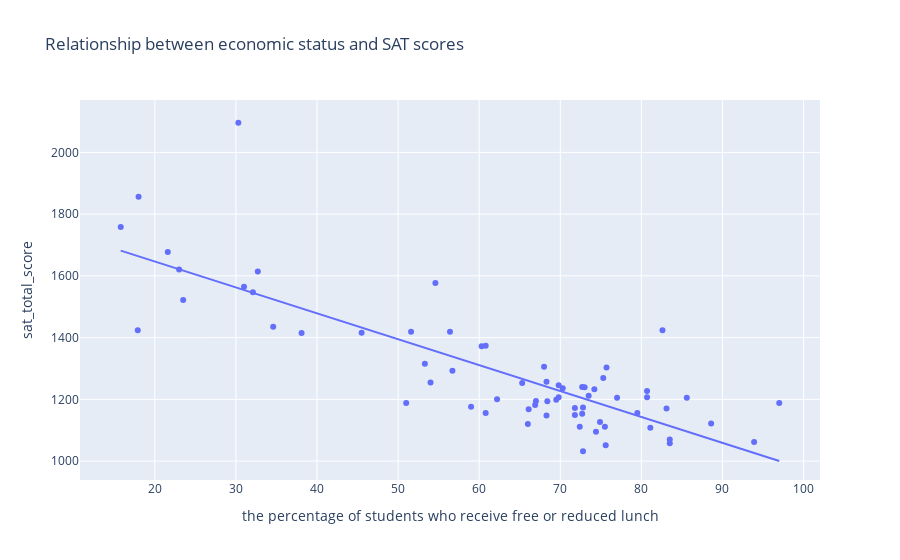

The cell this chart's notebook holds for it:
### Code cell
import plotly.express as px
figure = px.scatter(df_merge_sorted,
                    x="the percentage of students who receive free or reduced lunch",
                    y="sat_total_score",
                    trendline="ols",
                    title="Relationship between economic status and SAT scores")
figure

### Figure 1 — Plotly figure (JSON) as saved in the notebook; plotly's stock layout.template omitted (floating-point values rounded to 4 significant figures)
{"data": [{"hovertemplate": "the percentage of students who receive free or reduced lunch=%{x}<br>sat_total_score=%{y}<extra></extra>", "legendgroup": "", "marker": {"color": "#636efa", "symbol": "circle"}, "mode": "markers", "name": "", "orientation": "v", "showlegend": false, "type": "scatter", "x": [88.6, 71.8, 71.8, 72.8, 80.7, 77.0, 23.0, 69.8, 18.0, 66.9, 68.4, 60.8, 72.4, 56.7, 75.3, 75.6, 68.3, 62.2, 51.0, 74.9, 59.0, 34.6, 97.0, 56.4, 17.9, 23.5, 54.6, 21.6, 31.0, 51.6, 15.8, 32.7, 83.1, 68.0, 74.2, 93.9, 60.3, 75.5, 69.5, 80.7, 66.0, 30.3, 60.8, 83.5, 45.5, 72.7, 73.0, 65.3, 83.5, 66.1, 74.4, 82.6, 79.5, 73.5, 38.1, 32.1, 72.8, 85.6, 67.0, 75.7, 68.3, 54.0, 69.8, 81.1, 72.7, 53.3, 70.3], "xaxis": "x", "y": [1122.0, 1172.0, 1149.0, 1174.0, 1207.0, 1205.0, 1621.0, 1246.0, 1856.0, 1182.0, 1194.0, 1156.0, 1111.0, 1293.0, 1269.0, 1051.0, 1148.0, 1200.0, 1188.0, 1127.0, 1176.0, 1435.0, 1188.0, 1419.0, 1424.0, 1522.0, 1577.0, 1677.0, 1565.0, 1419.0, 1758.0, 1614.0, 1170.0, 1306.0, 1233.0, 1062.0, 1372.0, 1111.0, 1199.0, 1227.0, 1120.0, 2096.0, 1374.0, 1070.0, 1416.0, 1240.0, 1239.0, 1253.0, 1058.0, 1168.0, 1095.0, 1424.0, 1156.0, 1212.0, 1415.0, 1547.0, 1032.0, 1205.0, 1195.0, 1303.0, 1257.0, 1255.0, 1207.0, 1108.0, 1153.0, 1315.0, 1236.0], "yaxis": "y"}, {"hovertemplate": "<b>OLS trendline</b><br>sat_total_score = -8.39054 * the percentage of students who receive free or reduced lunch + 1814.2<br>R<sup>2</sup>=0.666126<br><br>the percentage of students who receive free or reduced lunch=%{x}<br>sat_total_score=%{y} <b>(trend)</b><extra></extra>", "legendgroup": "", "marker": {"color": "#636efa", "symbol": "circle"}, "mode": "lines", "name": "", "showlegend": false, "type": "scatter", "x": [15.8, 17.9, 18.0, 21.6, 23.0, 23.5, 30.3, 31.0, 32.1, 32.7, 34.6, 38.1, 45.5, 51.0, 51.6, 53.3, 54.0, 54.6, 56.4, 56.7, 59.0, 60.3, 60.8, 60.8, 62.2, 65.3, 66.0, 66.1, 66.9, 67.0, 68.0, 68.3, 68.3, 68.4, 69.5, 69.8, 69.8, 70.3, 71.8, 71.8, 72.4, 72.7, 72.7, 72.8, 72.8, 73.0, 73.5, 74.2, 74.4, 74.9, 75.3, 75.5, 75.6, 75.7, 77.0, 79.5, 80.7, 80.7, 81.1, 82.6, 83.1, 83.5, 83.5, 85.6, 88.6, 93.9, 97.0], "xaxis": "x", "y": [1682.0, 1664.0, 1663.0, 1633.0, 1621.0, 1617.0, 1560.0, 1554.0, 1545.0, 1540.0, 1524.0, 1495.0, 1432.0, 1386.0, 1381.0, 1367.0, 1361.0, 1356.0, 1341.0, 1338.0, 1319.0, 1308.0, 1304.0, 1304.0, 1292.0, 1266.0, 1260.0, 1260.0, 1253.0, 1252.0, 1244.0, 1241.0, 1241.0, 1240.0, 1231.0, 1229.0, 1229.0, 1224.0, 1212.0, 1212.0, 1207.0, 1204.0, 1204.0, 1203.0, 1203.0, 1202.0, 1197.0, 1192.0, 1190.0, 1186.0, 1182.0, 1181.0, 1180.0, 1179.0, 1168.0, 1147.0, 1137.0, 1137.0, 1134.0, 1121.0, 1117.0, 1114.0, 1114.0, 1096.0, 1071.0, 1026.0, 1000.0], "yaxis": "y"}], "layout": {"legend": {"tracegroupgap": 0}, "title": {"text": "Relationship between economic status and SAT scores"}, "xaxis": {"anchor": "y", "domain": [0, 1], "title": {"text": "the percentage of students who receive free or reduced lunch"}}, "yaxis": {"anchor": "x", "domain": [0, 1], "title": {"text": "sat_total_score"}}}}
